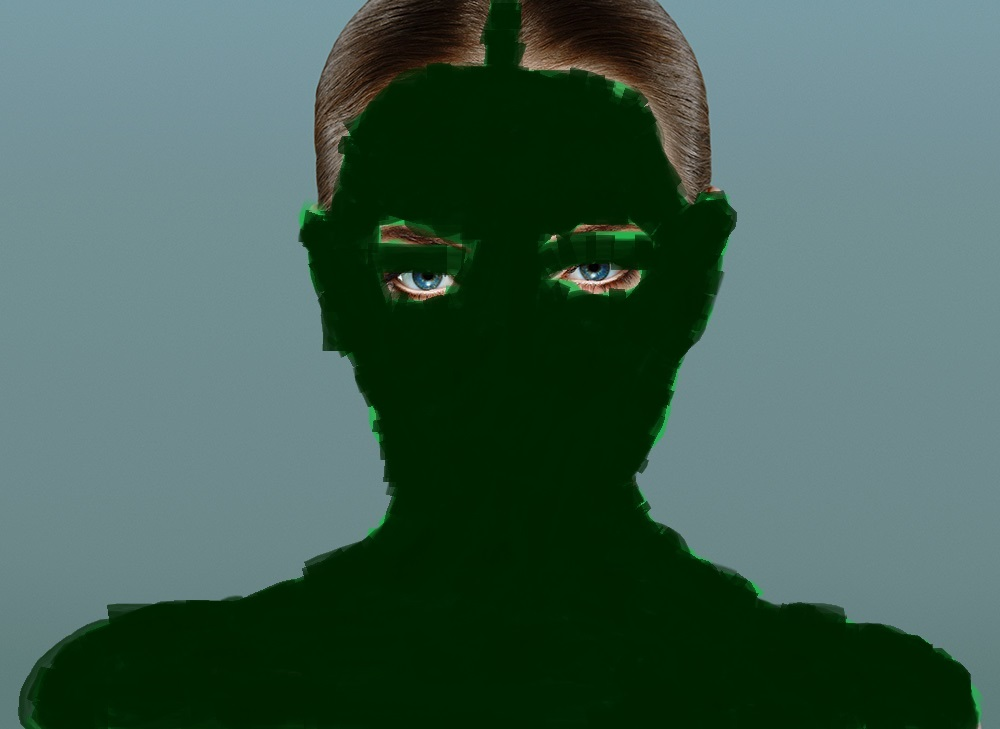
#> input picture Lab1-Skin Detection/1_colorat.jpg, 1000 x 729 px
$ jupyter execute Lab1_IVOM_MS.ipynb
#> lines starting #> are read from the running program, lines starting #| are printed output that depends on the picture; after the words box and inside, x2 and y2 are one past the last pixel; in counts of white or black regions, pixels touching at a corner belong together; long printed decimals are rounded
[cell 1]
# Cod 1 (binarizare)

from skimage import io, color
import numpy as np
import matplotlib.pyplot as plt

img = io.imread('1_colorat.jpg')
#> img is the input picture: shape (729, 1000, 3); mean R, G, B 65.8, 94.7, 82.6
img_gray = np.uint8(255*color.rgb2gray(img))
plt.figure(), plt.imshow(img_gray, cmap = 'gray'),plt.colorbar(), plt.show()
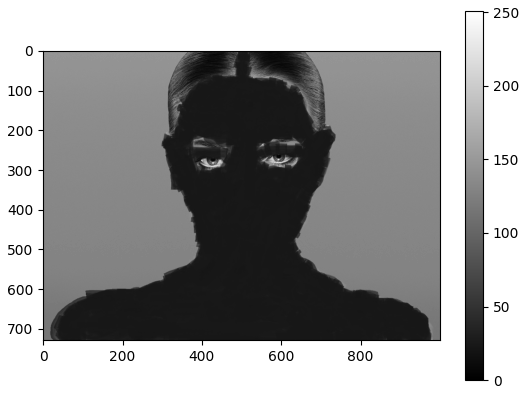
#> figure drawn by matplotlib, 2 panels

hist,_ = np.histogram(img_gray, bins=256, range=(0, 255))
#> hist = 256 values, max 158709 at index 23, min 0 at index 225, mean 2847.7
plt.figure(), plt.plot(hist), plt.show()
#> figure, not shown here; curve peaks at x = 23, y = 158709

L,C = np.shape(img_gray)
#> L = 729; C = 1000
img_out = np.zeros((L,C))
T = 75

for l in range(0,L):
    for c in range(0,C):
        if img_gray[l,c] < T:
            img_out[l,c] = 1
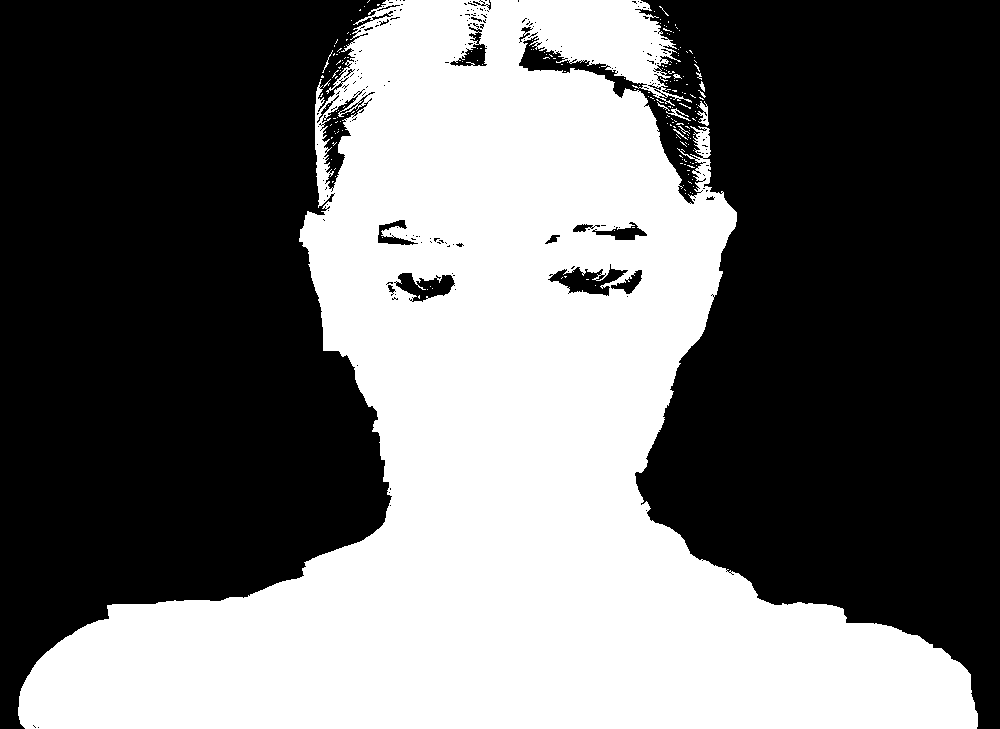
#> img_out: shape (729, 1000) float64; values 0 (black) and 1 (white), 43.1% white; 196 white regions (186 under 20 px), largest, box (x1, y1, x2, y2) and area: (18, 0, 978, 729) 313085, (697, 101, 709, 126) 146, (666, 108, 691, 121) 81

img_out2 = img_gray < T

plt.figure(), plt.imshow(img_out, cmap = 'gray'),plt.colorbar(), plt.show()
plt.figure(), plt.imshow(img_out2, cmap = 'gray'),plt.colorbar(), plt.show()

img2 = io.imread('3_colorat.jpg')
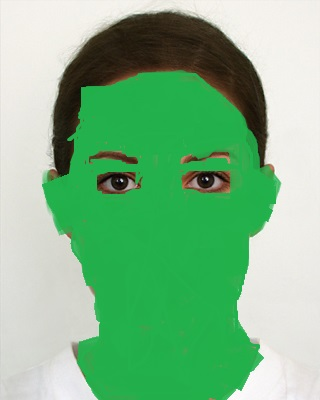
#> input picture Lab1-Skin Detection/3_colorat.jpg, 320 x 400 px
#> img2 is the input picture: shape (400, 320, 3); mean R, G, B 127.5, 183.9, 137.8
img_gray2 = np.uint8(255*color.rgb2gray(img2))
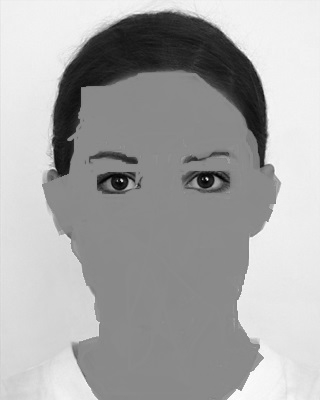
#> img_gray2: shape (400, 320); min 0, max 254, mean 168.1

hist2,_ = np.histogram(img_gray2, bins=256, range=(0, 255))
#> hist2 = 256 values, max 24480 at index 138, min 0 at index 255, mean 500
plt.figure(), plt.plot(hist2), plt.show()
#> figure, not shown here; curve peaks at x = 138, y = 24480

img_out3 = np.zeros((L,C))
T1 = 100
T2 = 175

L,C = np.shape(img_gray2)
#> L = 400; C = 320
img_out3 = (img_gray2 > T1) & (img_gray2 < T2)
#> img_out3: shape (400, 320) bool; 43% white; 36 white regions (26 under 20 px), largest, box (x1, y1, x2, y2) and area: (42, 70, 281, 400) 54420, (143, 10, 238, 49) 145, (65, 19, 123, 70) 126

plt.figure(), plt.imshow(img_out3, cmap = 'gray'),plt.colorbar(), plt.show()

[cell 2]
# Activitate 1/2

def my_precrec(MASK, SEGM):
    epsilon=0.00001
    TN = (1-SEGM)*(1-MASK)
    TN_proc = np.sum(TN)/np.size(MASK)
    TP=SEGM*MASK
    TP_proc=np.sum(TP)/np.size(MASK)
    FP=SEGM*(1-MASK)
    FP_proc=np.sum(FP)/np.size(MASK)
    FN=(1-SEGM)*MASK
    FN_proc=np.sum(FN)/np.size(MASK)
    prec=np.sum(TP)/(np.sum(TP)+np.sum(FP)+epsilon)
    rec=np.sum(TP)/(np.sum(TP)+np.sum(FN)+epsilon)
    return TN_proc, TP_proc, FP_proc, FN_proc, prec, rec

# np.logical_and()
img = io.imread('3.jpg')
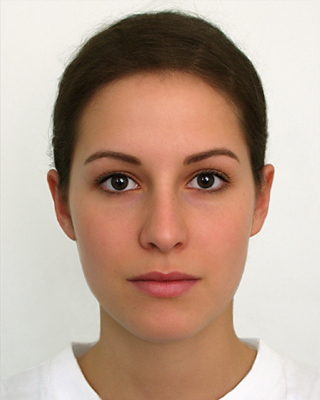
#> input picture Lab1-Skin Detection/3.jpg, 320 x 400 px
#> img is the input picture: shape (400, 320, 3); mean R, G, B 187.2, 162, 145.2

print(np.shape(img))
#| (400, 320, 3)
L,C,pl = np.shape(img)
#> pl = 3

R = img[:,:,0]
G = img[:,:,1]
B = img[:,:,2]

C1 = (R > 95) & (G > 40) & (B > 20)
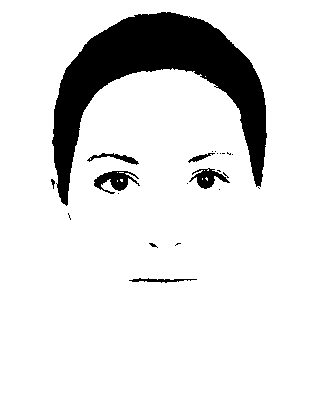
#> C1: shape (400, 320) bool; 87.8% white; 23 black regions (15 under 20 px), largest, box (x1, y1, x2, y2) and area: (52, 12, 267, 206) 14235, (94, 171, 140, 194) 516, (189, 168, 230, 189) 383
# C2 = (np.max(img, axis=2) - np.min(img, axis=2)) > 15
C2 = (np.max([R,G,B]) - np.min([R,G,B]) > 15)
#> C2 = True
C3 = np.abs(R-G) > 15
#> C3: shape (400, 320) bool; 59.8% white; 333 black regions (307 under 20 px), largest, box (x1, y1, x2, y2) and area: (0, 0, 320, 400) 46271, (40, 331, 101, 400) 1668, (0, 368, 37, 400) 577
C4 = (R > G)&(R > B)
#> C4: shape (400, 320) bool; 75.7% white; 853 black regions (775 under 20 px), largest, box (x1, y1, x2, y2) and area: (0, 20, 100, 400) 19515, (254, 244, 320, 369) 2363, (83, 0, 286, 261) 2292
C5 = (R > 220)&(G > 210)&(B > 170)
#> C5: shape (400, 320) bool; 35.7% white; 62 white regions (60 under 20 px), largest, box (x1, y1, x2, y2) and area: (0, 0, 320, 400) 43845, (41, 352, 100, 400) 1689
C6 = np.abs(R-G) <= 15
C7 = (R > B)&(G > B)
#> C7: shape (400, 320) bool; 96.8% white; 205 black regions (194 under 20 px), largest, box (x1, y1, x2, y2) and area: (22, 357, 99, 400) 1859, (220, 362, 305, 400) 1130, (147, 280, 181, 296) 268

img_out = (C1*C2*C3*C4) + (C5*C6*C7)
#> img_out: shape (400, 320) bool; 67.1% white; 866 black regions (810 under 20 px), largest, box (x1, y1, x2, y2) and area: (0, 7, 286, 400) 32830, (220, 362, 305, 400) 1168, (282, 286, 320, 369) 994
img_out[img_out>0] = 1

#img = np.uint8(255*color.rgb2gray(img))
plt.figure(), plt.imshow(img_out3, cmap = 'gray'),plt.colorbar(), plt.show()

TN, TP, FP, FN, prec, rec = my_precrec(img_out3, img_out)
#> in my_precrec, `TN = (1-SEGM)*(1-MASK)`:
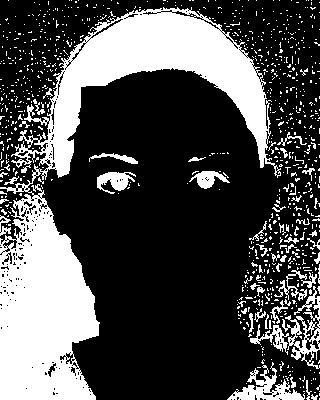
#> TN: shape (400, 320) int64; values 0 (black) and 1 (white), 29.9% white; 874 white regions (821 under 20 px), largest, box (x1, y1, x2, y2) and area: (0, 7, 281, 400) 29873, (227, 362, 305, 400) 1044, (282, 286, 320, 369) 994
#> in my_precrec, `TN_proc = np.sum(TN)/np.size(MASK)`: TN_proc = 0.299
#> in my_precrec, `TP=SEGM*MASK`:
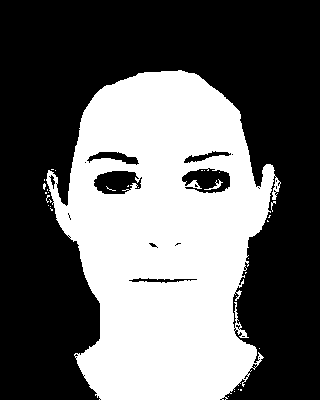
#> TP: shape (400, 320) bool; 40.1% white; 30 white regions (27 under 20 px), largest, box (x1, y1, x2, y2) and area: (46, 70, 281, 400) 51154, (204, 179, 223, 190) 51, (271, 201, 276, 212) 20
#> in my_precrec, `TP_proc=np.sum(TP)/np.size(MASK)`: TP_proc = 0.401
#> in my_precrec, `FP=SEGM*(1-MASK)`:
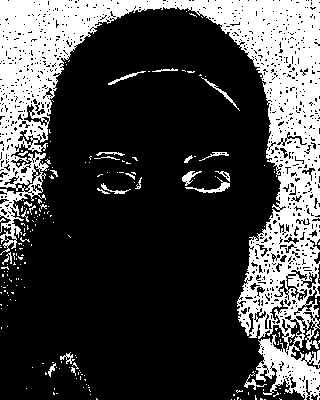
#> FP: shape (400, 320) int64; values 0 (black) and 1 (white), 27% white; 204 white regions (179 under 20 px), largest, box (x1, y1, x2, y2) and area: (0, 0, 320, 400) 32644, (185, 177, 230, 193) 170, (201, 77, 240, 111) 117
#> in my_precrec, `FP_proc=np.sum(FP)/np.size(MASK)`: FP_proc = 0.27
#> in my_precrec, `FN=(1-SEGM)*MASK`:
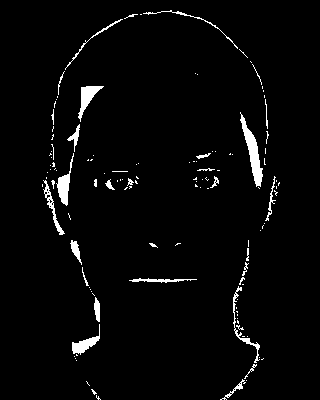
#> FN: shape (400, 320) int64; values 0 (black) and 1 (white), 2.9% white; 124 white regions (94 under 20 px), largest, box (x1, y1, x2, y2) and area: (240, 112, 263, 187) 577, (78, 86, 104, 122) 329, (56, 153, 74, 206) 321
#> in my_precrec, `FN_proc=np.sum(FN)/np.size(MASK)`: FN_proc = 0.0295
#> in my_precrec, `prec=np.sum(TP)/(np.sum(TP)+np.sum(FP)+epsilon)`: prec = 0.597
#> in my_precrec, `rec=np.sum(TP)/(np.sum(TP)+np.sum(FN)+epsilon)`: rec = 0.931
#> TN = 0.299; TP = 0.401; FP = 0.27; FN = 0.0295; prec = 0.597; rec = 0.931

print(f"TN = {TN}\n TP = {TP}\n FP = {FP}\n FN = {FN}\n prec = {prec}\n rec = {rec}")
#| TN = 0.2994
#|  TP = 0.4009
#|  FP = 0.2702
#|  FN = 0.02949
#|  prec = 0.5974
#|  rec = 0.9315
